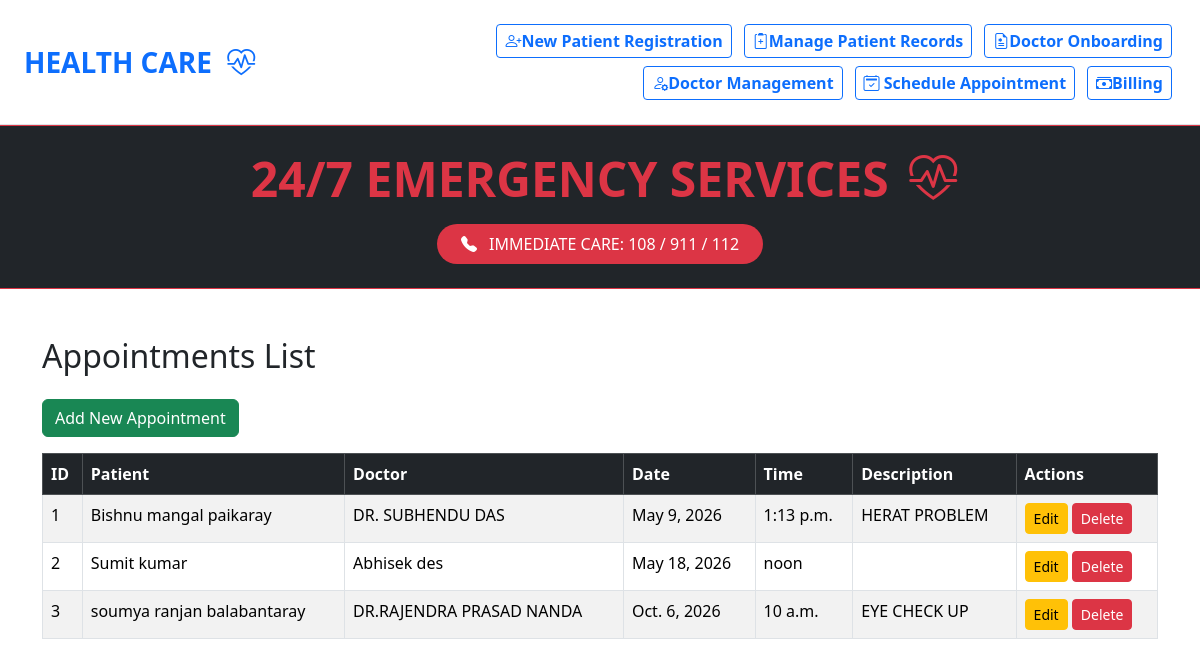
/view_appointment/, run on the app's committed database.
### app1/models.py (models this page shows, shortened)
class Appointment(models.Model):
    AppointmentId = models.AutoField(primary_key=True)
    Patient = models.ForeignKey(Patient, on_delete=models.CASCADE)
    Doctor = models.ForeignKey(Doctor, on_delete=models.CASCADE)
    AppointmentDate = models.DateField()
    AppointmentTime = models.TimeField()
    Description = models.TextField(blank=True, null=True)
    class Meta:
        db_table = 'appointment'

class Patient(models.Model):
    AaadharNo=models.CharField(max_length=12,primary_key=True)
    Name=models.CharField(max_length=50)
    Mob=models.CharField(max_length=10)
    class Meta:
        db_table='patient'

class Doctor(models.Model):
    DoctorId=models.CharField(max_length=3,primary_key=True)
    DoctorName=models.CharField(max_length=50)
    DoctorDepartement=models.CharField(max_length=13)
    class Meta:
        db_table='doctor'

### app1/views.py (the view)
# urls.py: path('view_appointment/', ViewAppointments, name='view_appointment'),
def ViewAppointments(request):
    appointments = Appointment.objects.all()
    return render(request, 'view_appointment.html', {'appointments': appointments})

### templates/view_appointment.html
{% extends 'home.html' %}
{% block content %}
<div class="container mt-5">
    <h2 class="mb-4">Appointments List</h2>
    <a href="{% url 'appointment_add' %}" class="btn btn-success mb-3">Add New Appointment</a>
    <div class="table-responsive">
        <table class="table table-bordered table-striped">
            <thead class="table-dark">
                <tr>
                    <th>ID</th>
                    <th>Patient</th>
                    <th>Doctor</th>
                    <th>Date</th>
                    <th>Time</th>
                    <th>Description</th>
                    <th>Actions</th>
                </tr>
            </thead>
            <tbody>
                {% for appointment in appointments %}
                <tr>
                    <td>{{ appointment.AppointmentId }}</td>
                    <td>{{ appointment.Patient.Name }}</td>
                    <td>{{ appointment.Doctor.DoctorName }}</td>
                    <td>{{ appointment.AppointmentDate }}</td>
                    <td>{{ appointment.AppointmentTime }}</td>
                    <td>{{ appointment.Description }}</td>
                    <td>
                        <a href="{% url 'modify_appointment' appointment.AppointmentId %}" class="btn btn-warning btn-sm">Edit</a>
                        <a href="{% url 'delete_appointment' appointment.AppointmentId %}" class="btn btn-danger btn-sm">Delete</a>
                    </td>
                </tr>
                {% empty %}
                <tr>
                    <td colspan="7" class="text-center">No appointments found.</td>
                </tr>
                {% endfor %}
            </tbody>
        </table>
    </div>
</div>
{% endblock %}

### templates/home.html (shortened to what this page needs)
{% load static %}
<!DOCTYPE html>
<html lang="en">
<head>
  <link rel="stylesheet" href="{% static 'css/css1.css' %}">
  <link href="https://cdn.jsdelivr.net/npm/bootstrap@5.3.7/dist/css/bootstrap.min.css" rel="stylesheet">
  <link rel="stylesheet" href="https://cdn.jsdelivr.net/npm/bootstrap-icons@1.13.1/font/bootstrap-icons.min.css">
  <link rel="stylesheet" href="https://cdnjs.cloudflare.com/ajax/libs/animate.css/4.1.1/animate.min.css"/>
</head>
<body class="container-fluid px-0 ">
<header class="p-3 p-md-4 border-bottom " style=" width: 100%;background-color:#ffffff;">
    <div class="d-flex flex-column flex-md-row justify-content-between align-items-center">
        <div class="">
            <p class="fw-bold fs-3 mt-3 text-primary">HEALTH CARE <span class="bi bi-heart-pulse ms-2"></span></p>
        </div>
              <div class="d-flex flex-wrap gap-2 justify-content-center justify-content-md-end w-75 w-md-auto">
            <a class="btn btn-outline-primary fw-bold btn-sm fw-bold fs-6 bi bi-person-plus me-1" href="/patient_add/">New Patient Registration</a>
            <a class="btn btn-outline-primary fw-bold btn-sm  fs-6 bi bi-clipboard2-plus me-1"  href="/viewpatient/">Manage Patient Records</a>
            <a class="btn btn-outline-primary fw-bold btn-sm fs-6 bi bi-file-earmark-medical me-1"  href="/doctor_add">Doctor Onboarding</a>
            <a class="btn btn-outline-primary fw-bold btn-sm  fs-6 bi bi-person-gear me-1"  href="/viewdoctor">Doctor Management</a>
            <a class="btn btn-outline-primary fw-bold btn-sm  fs-6 bi bi-calendar2-check me-1"  href="/view_appointment"> Schedule Appointment</a>
            <a class="btn btn-outline-primary fw-bold btn-sm fs-6 bi bi-cash-stack me-1" href="{% url 'select_appointment_for_bill' %}">Billing</a>
    </div>
</header>
<div class="text-center py-4 bg-dark border-top border-bottom border-danger">
  <div class="container">
    <h2 class="text-white fw-bold mb-3 display-5">
      <span class="text-danger">24/7 EMERGENCY SERVICES</span>
      <span class="bi bi-heart-pulse text-danger ms-2"></span>
    </h2>
    <div class="d-inline-block bg-danger text-white px-4 py-2 rounded-pill">
      <span class="bi bi-telephone-fill me-2"></span>
      IMMEDIATE CARE: 108 / 911 / 112
    </div>
  </div>
</div>
{% block content %}
{% endblock %}
</body>
</html>

### static/css/css1.css (style rules this page uses)
* { margin: 0; padding: 0; box-sizing: border-box; }

### data on the page
Appointment: AppointmentId "1", Patient.Name "Bishnu mangal paikaray", Doctor.DoctorName "DR. SUBHENDU DAS", AppointmentDate "May 9, 2026", AppointmentTime "1:13 p.m.", Description "HERAT PROBLEM"
Appointment: AppointmentId "2", Patient.Name "Sumit kumar", Doctor.DoctorName "Abhisek des", AppointmentDate "May 18, 2026", AppointmentTime "noon"
Appointment: AppointmentId "3", Patient.Name "soumya ranjan balabantaray", Doctor.DoctorName "DR.RAJENDRA PRASAD NANDA", AppointmentDate "Oct. 6, 2026", AppointmentTime "10 a.m.", Description "EYE CHECK UP"
